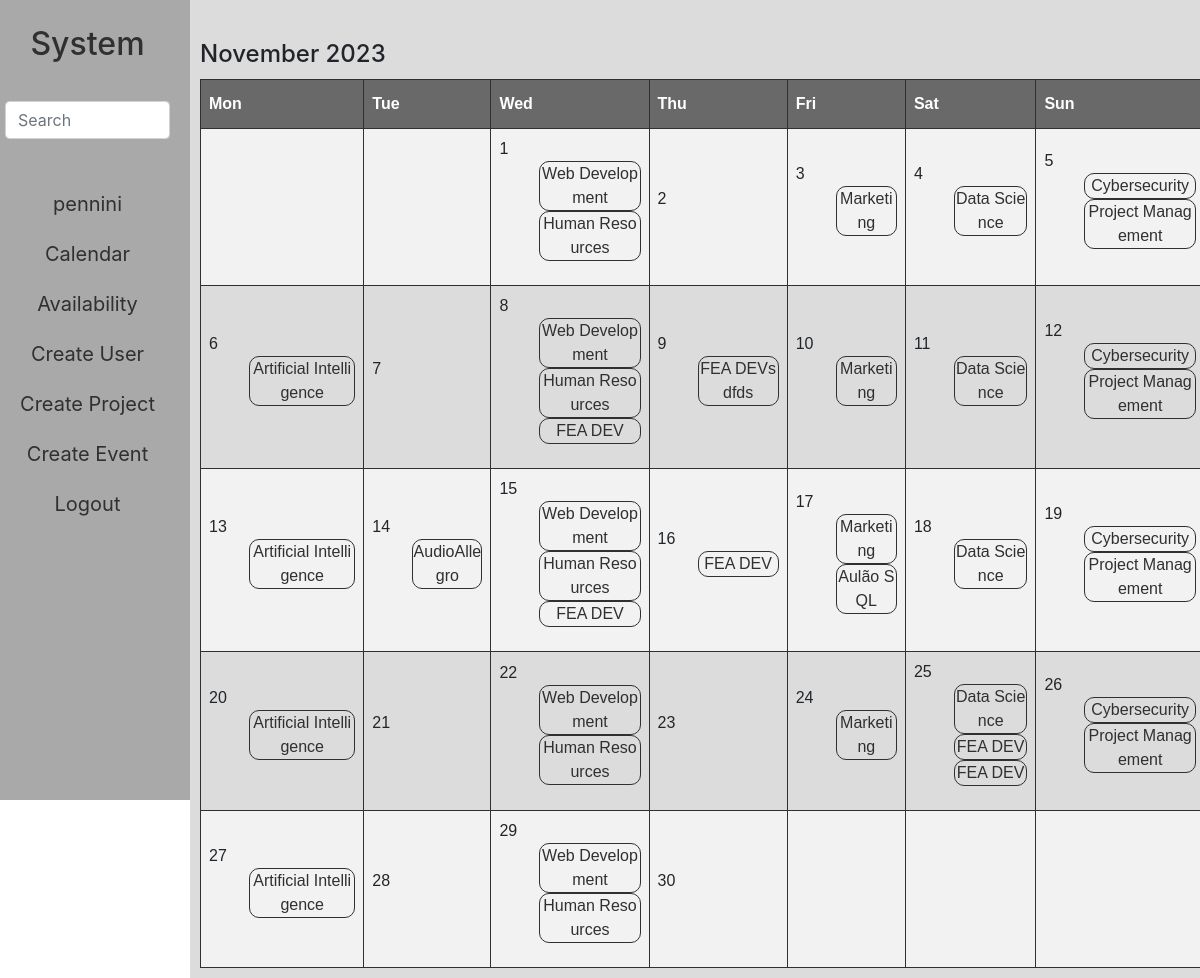
The app's page /calendar (signed in) with its own data.
### system/models.py (models this page shows, shortened)
class User(AbstractUser):
    position = models.ForeignKey("Position", on_delete=models.CASCADE, related_name="user_position", default=None, blank=True, null=True)
    group = models.ForeignKey("Group", on_delete=models.CASCADE, related_name="user_group", blank=True, null=True, default=None)
    area = models.ForeignKey("Area", on_delete=models.CASCADE, related_name="user_area", default=None, blank=True, null=True)
    biography = models.TextField(max_length=250, blank=True, null=True)

class Group(models.Model):
    ai = "Artificial Intelligence"
    cs = "Cybersecurity"
    ds = "Data Science"
    wd = "Web Development"
    GROUP_CHOICES = (
        (ai, "Artificial Intelligence"),
        (cs, "Cybersecurity"),
        (ds, "Data Science"),
        (wd, "Web Development"),
    )
    name = models.CharField(max_length=30, choices=GROUP_CHOICES)
    description = models.TextField(max_length=500, blank=True, null=True)
    start_time = models.TimeField()
    end_time = models.TimeField()
    meeting_day = models.CharField(max_length=20, choices=DAY_CHOICES)

class Area(models.Model):
    rh = "Human Resources"
    mkt = "Marketing"
    project = "Project Management"
    AREA_CHOICES = (
        (rh, "Human Resources"),
        (mkt, "Marketing"),
        (project, "Project Management"),
    )
    name = models.CharField(max_length=30, choices=AREA_CHOICES)
    description = models.TextField(max_length=500, blank=True, null=True)
    start_time = models.TimeField()
    end_time = models.TimeField()
    meeting_day = models.CharField(max_length=20, choices=DAY_CHOICES)

class Project(models.Model):
    group = models.ForeignKey("Group", on_delete=models.CASCADE, related_name="project_group")
    responsible = models.ForeignKey("User", on_delete=models.CASCADE, related_name="project_responsible")
    members = models.ManyToManyField("User", blank=True, related_name="project_members")
    name = models.CharField(max_length=50)
    description = models.TextField(max_length=500, blank=True, null=True)
    start_day = models.DateTimeField()
    end_day = models.DateTimeField(blank=True, null=True)
    created = models.DateTimeField(auto_now_add=True)
    category = models.CharField(max_length=20, blank=True, null=True)

class Event(models.Model):
    area = models.ForeignKey("Area", on_delete=models.CASCADE, related_name="event_area")
    responsible = models.ForeignKey("User", on_delete=models.CASCADE, related_name="event_responsible")
    members_planned = models.ManyToManyField("User", blank=True, related_name="event_members_planned")
    members_present = models.ManyToManyField("User", blank=True, related_name="event_members_present", default=None, null=True)
    name = models.CharField(max_length=50)
    description = models.TextField(max_length=500)
    start_day = models.DateTimeField()
    end_day = models.DateTimeField(blank=True, null=True)
    created = models.DateTimeField(auto_now_add=True)
    category = models.CharField(max_length=20, blank=True, null=True)

### system/views.py (the view)
# urls.py: path("calendar", views.calendar, name="calendar"),
@login_required(login_url="login")
def calendar(request):
    month = dt.datetime.now().month
    year = dt.datetime.now().year
    cal = Calendar().monthdays2calendar(year, month)
    projects = Project.objects.filter(start_day__month=month, start_day__year=year).order_by("start_day")
    events = Event.objects.filter(start_day__month=month, start_day__year=year).order_by("start_day")
    areas = Area.objects.all().order_by("meeting_day")
    groups = Group.objects.all().order_by("meeting_day")
    event_dict = {}
    for event in events:
        day_str = str(event.start_day.day)
        if day_str not in event_dict:
            event_dict[day_str] = [event]
        else:
            event_dict[day_str].append(event)
    project_dict = {}
    for project in projects:
        day_str = str(project.start_day.day)
        if day_str not in project_dict:
            project_dict[day_str] = [project]
        else:
            project_dict[day_str].append(project)
    area_dict = {}
    for area in areas:
        day_str = str(area.meeting_day)
        if day_str not in area_dict:
            area_dict[day_str] = [area]
        else:
            area_dict[day_str].append(area)
    group_dict = {}
    for group in groups:
        day_str = str(group.meeting_day)
        if day_str not in group_dict:
            group_dict[day_str] = [group]
        else:
            group_dict[day_str].append(group)
    return render(request, "system/calendar.html", {
        "calendar": cal,
        "month": month_name[month],
        "year": year,
        "event_dict": event_dict,
        "project_dict": project_dict,
        "area_dict": area_dict,
        "group_dict": group_dict
    })

### system/templatetags/custom_tags.py (called while the page is built)
@register.filter
def get_item(dictionary, key):
    return dictionary.get(str(key))

@register.filter
def verify(dictionary, key):
    return str(key) in dictionary

### system/templates/system/calendar.html
{% extends "system/layout.html" %}
{% load custom_tags %}
{% block body %}
    <div>
        <div>
            <h4 class="day-calendar">{{ month }} {{ year }}</h4>
        </div>
        <table id="calendar">
            <tr class="header-calendar">
                <th>Mon</th>
                <th>Tue</th>
                <th>Wed</th>
                <th>Thu</th>
                <th>Fri</th>
                <th>Sat</th>
                <th>Sun</th>
            </tr>
            {% for cal in calendar %}
                <tr>
                {% for day, weekday in cal %}
                    {% if day == 0 %}
                        <td></td>
                    {% else %}
                        <td>
                            <span>
                                {{ day }}
                            </span>
                            <span>
                                <ul>
                                    {% if group_dict|verify:weekday %}
                                        {% with group_list=group_dict|get_item:weekday %}
                                            {% for group in group_list %}
                                                <li>
                                                    <a href="#">{{ group.name }}</a>
                                                </li>
                                            {% endfor %}
                                        {% endwith %}
                                    {% endif %}
                                    {% if area_dict|verify:weekday %}
                                        {% with area_list=area_dict|get_item:weekday %}
                                            {% for area in area_list %}
                                                <li>
                                                    <a href="#">{{ area.name }}</a>
                                                </li>
                                            {% endfor %}
                                        {% endwith %}
                                    {% endif %}
                                    {% if event_dict|verify:day %}
                                        {% with event_list=event_dict|get_item:day %}
                                            {% for event in event_list %}
                                                <li>
                                                    <a href="#">{{ event.name }}</a>
                                                </li>
                                            {% endfor %}
                                        {% endwith %}
                                    {% endif %}
                                    {% if project_dict|verify:day %}
                                        {% with project_list=project_dict|get_item:day %}
                                            {% for project in project_list %}
                                                <li>
                                                    <a href="#">{{ project.name }}</a>
                                                </li>
                                            {% endfor %}
                                        {% endwith %}
                                    {% endif %}
                                </ul>
                            </span>
                        </td>
                    {% endif %}
                {% endfor %}
                </tr>
            {% endfor %}
        </table>
    </div>
{% endblock body %}

### system/templates/system/layout.html (shortened to what this page needs)
{% load static %}
<!DOCTYPE html>
<html lang="en">
  <head>
    <link rel="stylesheet" href="https://stackpath.bootstrapcdn.com/bootstrap/4.3.1/css/bootstrap.min.css">
    <link href="{% static 'system/styles.css' %}" rel="stylesheet">
  </head>
  <body>
    <div class="row">
        <div class="sidebar col-lg-2 col-md-3">
            <a href="{% url 'index' %}"><h2>System</h2></a>
            <br>
            {% if user.is_authenticated %}
                <form action="#" method="get">
                    <input class="form-control" type="text" name="q" placeholder="Search">
                </form>
                <div>
                    <a href="{% url 'profile' %}">{{ user.username }}</a>
                </div>
                <div>
                    <a href="{% url 'calendar' %}">Calendar</a>
                </div>
                <div>
                    <a href="{% url 'availability' %}">Availability</a>
                </div>
                {% if user.is_staff == 1 %}
                    <div>
                        <a href="{% url 'create_view' 'user' %}">Create User</a>
                    </div>
                    <div>
                        <a href="{% url 'create_view' 'project' %}">Create Project</a>
                    </div>
                    <div>
                        <a href="{% url 'create_view' 'event' %}">Create Event</a>
                    </div>
                {% endif %}
                <div>
                    <a href="{% url 'logout' %}">Logout</a>
                </div>
            {% else %}
                <div>
                    <a href="{% url 'login' %}">Log In</a>
                </div>
            {% endif %}
        </div>
        <div class="main col-lg-10 col-md-9">
            {% block body %}
            {% endblock body %}
        </div>
    </div>
  </body>
</html>

### system/static/system/styles.css (style rules this page uses)
body { font-family: 'Roboto' sans-serif; }
li { list-style-type: none; max-width:100%; word-break:break-all; border: 1px solid #303030; text-align: center; border-radius: 10px; }
li a { color: #303030; text-decoration: none; }
.day-calendar { margin-top: 30px; margin-bottom: 10px; }
#calendar, #calendar-ava { margin: 0 auto; font-family: Arial, Helvetica, sans-serif; border-collapse: collapse; width: 100%; }
#calendar td, #calendar th, #calendar-ava td, #calendar-ava th { border: 1px solid #303030; padding: 8px; }
#calendar tr:nth-child(even) { background-color: #f2f2f2; }
#calendar th, #calendar-ava th { padding-top: 12px; padding-bottom: 12px; text-align: left; background-color: dimgray; color: white; }
.header-calendar, .header-calendar-ava { text-align: center; margin-bottom: 20px; border: 1px solid #303030; }
.main { padding: 10px; background-color: gainsboro; }
.sidebar { background-color: darkgray; height: 100vh; padding: 20px; text-align: center; }
.sidebar a { color: #303030; text-decoration: none; font-size: 20px; }
.sidebar h2 { margin-top: 5px; }
.sidebar div { margin-top: 20px; }

### records on screen
User: username "pennini"
Group: name "Web Development"
Area: name "Human Resources"
Area: name "Marketing"
Group: name "Data Science"
Group: name "Cybersecurity"
Area: name "Project Management"
Group: name "Artificial Intelligence"
Project: name "FEA DEV"
Project: name "FEA DEVsdfds"
Project: name "AudioAllegro"
Project: name "FEA DEV"
Event: name "FEA DEV"
Project: name "Aulão SQL"
Project: name "FEA DEV"
Project: name "FEA DEV"

### other values on screen
{{ month }} "November"
{{ day }} "1" "2" "3" "4" "5" "6" "7" "8" "9" "10" "11" "12" "13" "14" "15" "16" "17" "18" "19" "20" "21" "22" "23" "24" "25" "26" "27" "28" "29" "30"
